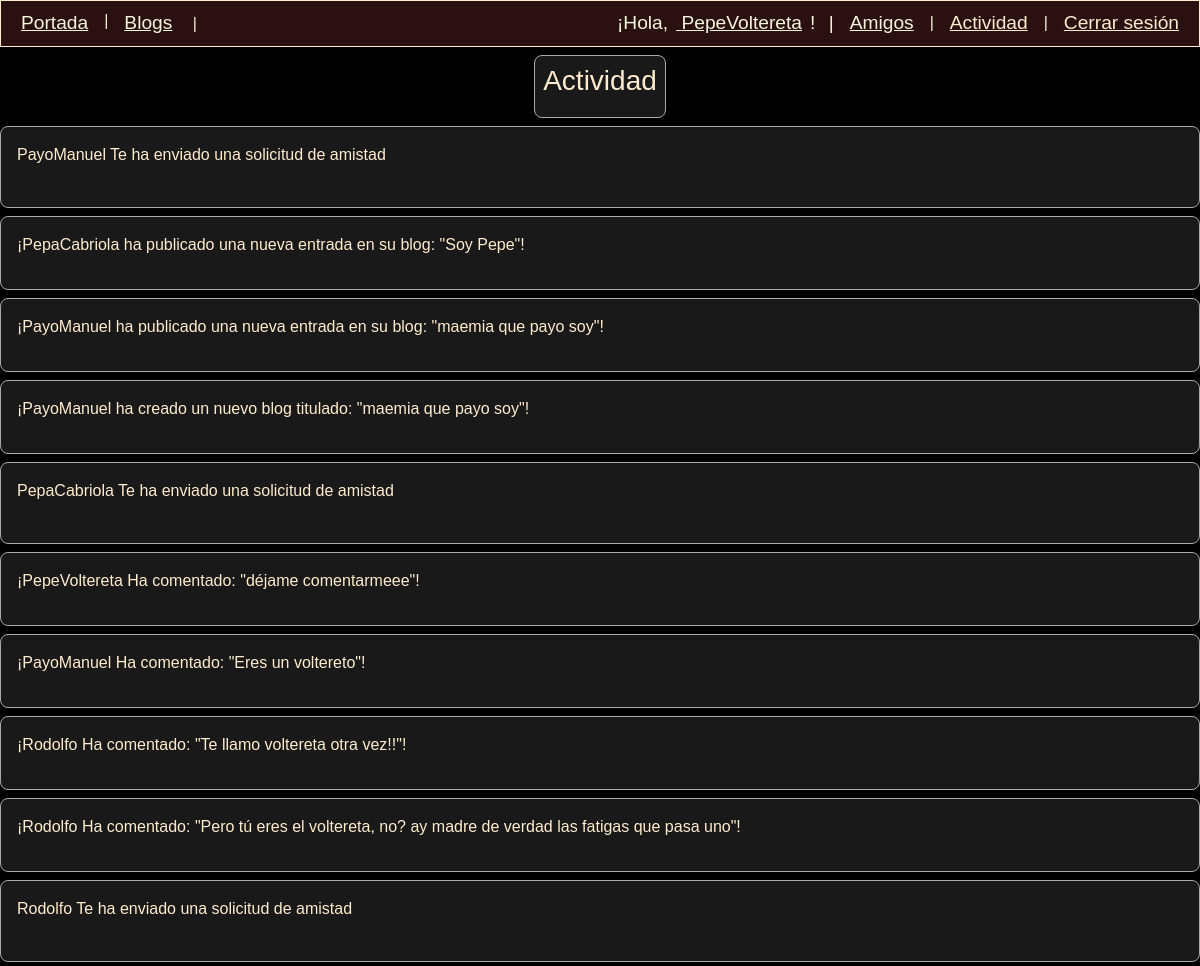
Page /activity/ (signed in) on the earlier database version.
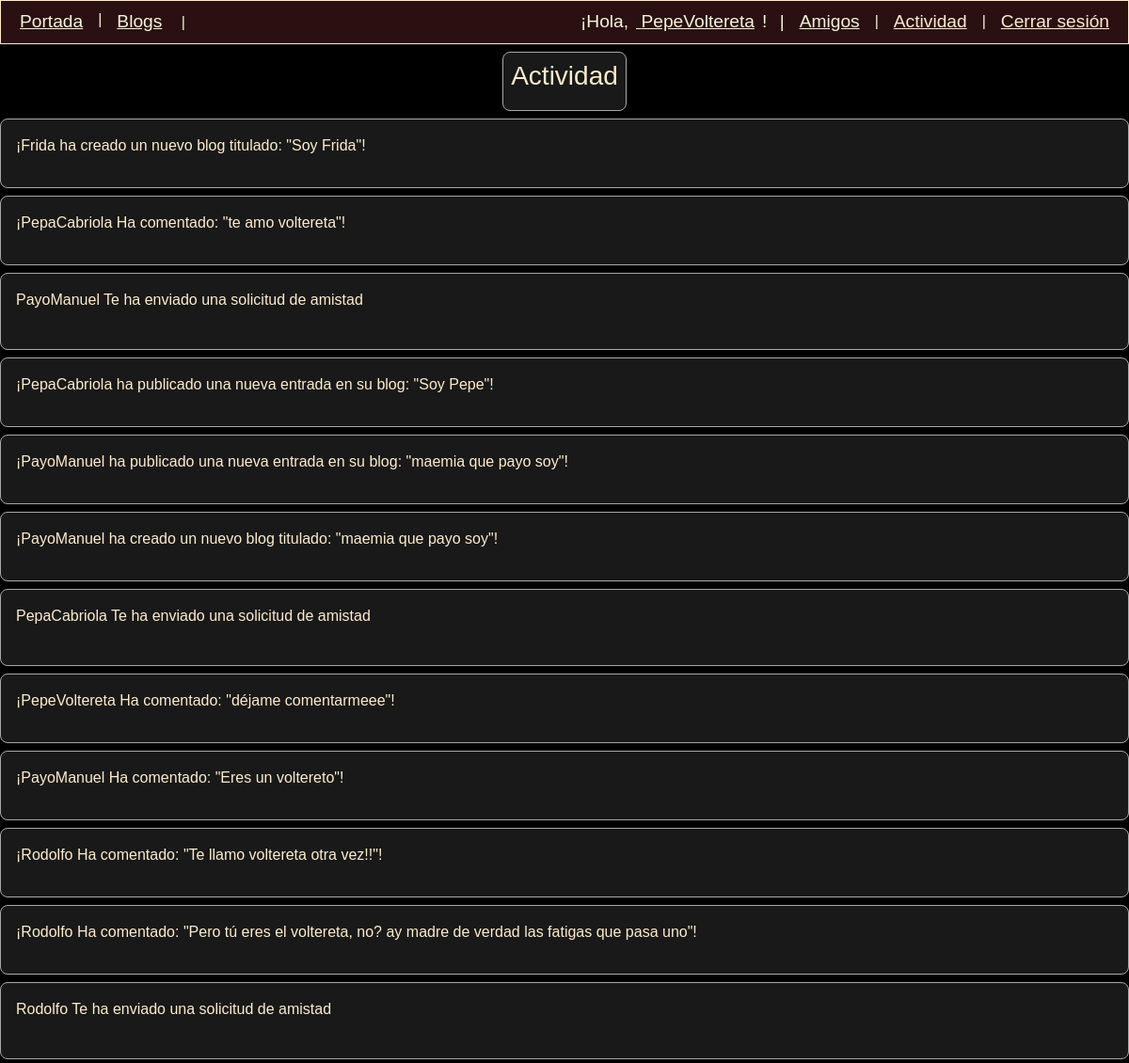
Same page on the later database version.
### accounts/models.py (models this page shows)
class NewUser(AbstractBaseUser, PermissionsMixin):
    email = models.EmailField(_("email address"), unique=True)
    user_name = models.CharField(max_length= 20, unique=True)
    first_name = models.CharField(max_length= 100, blank = True)
    last_name = models.CharField(max_length= 140, blank= True)
    start_date = models.DateTimeField(default=timezone.now)
    about = models.TextField(_("about"), max_length=500, blank=True)
    is_staff = models.BooleanField(default=False)
    is_active = models.BooleanField(default=True)
    objects = CustomAccountManager()
    USERNAME_FIELD = 'email'
    REQUIRED_FIELDS = ['user_name']
    def __str__(self):
        return self.user_name

### notifications/models.py (models this page shows, shortened)
class BaseNotification(models.Model):
    target = models.ForeignKey(settings.AUTH_USER_MODEL, on_delete=(models.CASCADE),
                                related_name='%(class)s_notifications')
    notification_type = models.CharField(max_length=30, choices=NotificationType.choices)
    timestamp = models.DateTimeField(auto_now_add=True)
    is_read = models.BooleanField(default=False)

class FriendRequestNotification(BaseNotification):
    creator = models.OneToOneField(FriendRequest, on_delete=(models.CASCADE),
                related_name='notification')

class NewEntryNotification(BaseNotification):
    creator = models.ForeignKey(Entry, on_delete=(models.CASCADE),
                related_name="notification")

class NewBlogNotification(BaseNotification):
    creator = models.ForeignKey(Blog, on_delete=(models.CASCADE),
                related_name="notification")

class CommentNotification(BaseNotification):
    creator = models.OneToOneField(EntryComment, on_delete=(models.CASCADE),
                related_name='notification')

### friends/models.py (models this page shows, shortened)
class FriendRequest(models.Model):
    sender = models.ForeignKey(settings.AUTH_USER_MODEL, on_delete=(models.CASCADE), related_name='friend_requests_sent')
    receiver = models.ForeignKey(settings.AUTH_USER_MODEL, on_delete=(models.CASCADE), related_name='friend_requests_received')
    is_active = models.BooleanField(blank=True, null=False, default=True)
    timestamp = models.DateTimeField(auto_now_add=True)
    class Meta:
        constraints = [
            models.UniqueConstraint(
                fields=['sender','receiver'],
                name="unique_friend_request"
            )
        ]

### blog/models.py (models this page shows, shortened)
class Entry(models.Model):
    class Meta():
        verbose_name_plural = 'Entries'
    blog = models.ForeignKey(Blog, on_delete=models.CASCADE)
    title = models.CharField(max_length=50, default= 'Nueva entrada')
    text = models.TextField()
    date_added = models.DateTimeField(auto_now_add=True)
    author = models.ForeignKey(User, on_delete=(models.CASCADE), related_name="collab_entries")
    banner = models.ImageField(upload_to= 'banners', blank=True, null=True)

class Blog(models.Model):
    text = models.CharField(max_length=140)
    about = models.CharField(max_length = 200, blank=True,)
    date_added = models.DateTimeField(auto_now_add=True)
    author = models.ForeignKey(User, on_delete=models.CASCADE)
    def __str__(self):
        return self.text

class EntryComment(models.Model):
    entry = models.ForeignKey(Entry, on_delete=models.CASCADE)
    text = models.TextField()
    date_added = models.DateTimeField(auto_now_add=True)
    author = models.ForeignKey(User, on_delete=models.CASCADE)

### notifications/views.py (the view)
# urls.py: path('activity/', views.activity, name='activity'),
def activity(request):
    blog = Blog.objects.all()
    notifications = BaseNotification.objects.filter(
        target = request.user
    ).order_by('-timestamp')
    unread_notifications = BaseNotification.objects.filter(
        target = request.user,
        is_read = False
    )
    unread_notifications.update(is_read=True)
    context = {
        'notifications' : notifications,
    }
    return render(request, 'notifications/activity.html', context)

### notifications/context_processors.py (called while the page is built)
def unread_notifications_counter(request):
    if request.user.is_authenticated:
        count = BaseNotification.objects.filter(
                    target=request.user,
                    is_read=False,
                    ).count()
        return {
                'unread_notifications_counter' : count,
                'unread_notifications_display' : '99+' if count > 99 else count
                }
    return {}

### notifications/templates/notifications/activity.html (shortened to what this page needs)
{% extends 'blog/layout.html' %}
{% block content %}
<div class="p-2 mb-1 blackboard adjusted centered">
    <div class="centered pb-1">
        <h3>  Actividad </h3>
    </div>
</div>
{% for notification in notifications %}
    {% if notification.notification_type == 'entry' %}
        <div class="p-3 mb-1 blackboard  pb-3">
            <div>
                <p>
                    ¡{{notification.newentrynotification.creator.author}}
                    ha publicado una nueva entrada en su blog:
                    "{{notification.newentrynotification.creator.blog}}"!
                </p>
            </div>
        </div>
    {% elif notification.notification_type == 'blog' %}
        <div class="p-3 mb-1 blackboard  pb-3">
            <div>
                <p>
                    ¡{{notification.newblognotification.creator.author}}
                    ha creado un nuevo blog titulado:
                    "{{notification.newblognotification.creator}}"!
                </p>
            </div>
        </div>
    {% elif notification.notification_type == 'comment' %}
        <div class="p-3 mb-1 blackboard  pb-3">
            <div>
                <p>
                    ¡{{notification.commentnotification.creator.author}}
                    Ha comentado:
                    "{{notification.commentnotification.creator.text}}"!
                </p>
            </div>
        </div>
    {% elif notification.notification_type == 'friend request' %}
        <div class="p-3 mb-1 blackboard  pb-3">
            <div class="friends-row pb-2">
                <div>
                    <p>
                        {{notification.friendrequestnotification.creator.sender}}
                        Te ha enviado una solicitud de amistad
                    </p>
                </div>
            </div>
        </div>
    {% endif %}
{% empty %}
    <div class="p-3 mb-1 blackboard  pb-3">
        <p>No tienes notificaciones de actividad por el momento</p>
    </div>
{% endfor %}
{% endblock content %}

### blog/templates/blog/layout.html (shortened to what this page needs)
{% load static %}
{% load django_bootstrap5 %}
<!DOCTYPE html>
<html lang="es">
<head>
    {% bootstrap_css %}
    <link rel="stylesheet" href="{% static 'css/style.css' %}">
</head>
<body>
    <nav class="navbar navbar-expand-md navbar-dark navbar-style">
        <div class="container-fluid">
            <div class="collapse navbar-collapse ms-auto" id="navbarCollapse">
                <ul class="navbar-nav me-auto mb-md-0">
                    <li class="nav-item">
                        <a href="{% url 'blog:home' %}">Portada</a>
                    </li>
                        <span class="d-none d-md-inline">|</span>
                    <li class="nav-item">
                        <a href="{% url 'blog:blogs_list' %}">Blogs</a>
                        <span class="d-none d-md-inline">|</span></li>
                </ul>
                <ul class="navbar-nav ms-auto mb-2 mb-md-0 pt-0 align-items-md-center">
                {% if request.user.is_authenticated %}
                    {% if request.user.first_name %}
                        <div class="greeting">
                            <li class="nav-item d-none d-md-inline">¡Hola,<a
                                href="{% url 'accounts:user_profile' request.user.id %}">{{ request.user.first_name }}</a>!</li>
                            <span class="d-none d-md-inline">|</span>
                        </div>
                    {% else %}
                        <div class="greeting">
                            <li class=" nav-item d-none d-md-inline ">¡Hola,<a
                                href="{% url 'accounts:user_profile' request.user.id %}">
                                {{ request.user.user_name }}</a>!</li>
                            <span class="d-none d-md-inline">|</span>
                        </div>
                    {% endif %}
                    <li class="nav-item">
                        <a href="{% url 'friends:friends_page' %}">Amigos</a>
                    </li>
                    <span class="d-none d-md-inline">|</span>
                    <li class="nav-item">
                    <form action="{% url 'notifications:activity' %}"
                    method="post" class="position-relative">
                        <button type="submit" class="logout-button nav-item">Actividad</button>
                    </form>
                    </li>
                    <span class="d-none d-md-inline">|</span>
                    <form action="{% url 'accounts:logout' %}" method="post">
                        <button type="submit" class="logout-button nav-item">Cerrar sesión</button>
                    </form>
                {% else %}
                    <li class="nav-item">
                    <a href="{% url 'accounts:login' %}">Acceder</a>
                    <span class="d-none d-md-inline">|</span></li>
                    <li class="nav-item">
                    <a href="{% url 'accounts:register' %}">Registrarse</a> </li>
                {% endif %}
                </ul>
            </div>
        </div>
    </nav>
    {% block content%} {% endblock content%}
</body>
</html>

### blog/static/css/style.css (style rules this page uses)
body { background-color: black; color: blanchedalmond; }
.navbar-style { background-color: rgba(53, 21, 21, 0.797); border: solid blanchedalmond 1px; color: beige; font-family:'Arial', 'Comic Sans, Chalkboard SE'; }
nav a { color: beige; margin-right: 0.5rem; margin-left: 0.5rem }
nav button, span { margin-right: 0.5rem; margin-left: 0.5rem }
a { color: blanchedalmond; display: inline; font-size: 1.2rem; margin-right: 0.5rem; margin-left: 0.5rem }
.blackboard { display: flex; flex-direction: column; background-color: rgba(246, 250, 244, 0.097) ; font-family:'Arial', 'Comic Sans', 'Chalkboard SE'; border: solid 0.1rem darkgray; border-radius: 0.5rem; max-height: fit-content; margin-top: 0.5rem; padding: 0 1.5rem; }
.adjusted { width: fit-content; margin-left: auto; margin-right: auto; }
.blackboard .centered { display: flex; flex-direction: column; align-items: center; }
.logout-button { all: unset; color: blanchedalmond; font-family: 'Arial', 'Comic Sans', 'Chalkboard SE'; font-size: 1.2rem; cursor: pointer; margin: 0 0.5rem; text-decoration: underline; }
.greeting { font-size: 1.2rem; }
.greeting a { font-size: 1.2rem; }
.friends-row { display: flex; flex-direction: row; justify-content: space-between; }

Differences in the rows shown:
added BaseNotification: newblognotification.creator.author "Frida", newblognotification.creator "Soy Frida"
added BaseNotification: commentnotification.creator.author "PepaCabriola", commentnotification.creator.text "te amo voltereta"
